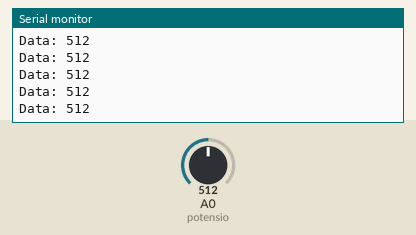
Simulated run of this sketch. Board: Arduino Uno, built with avr-gcc and run on an emulated ATmega328P. Parts: the last lines printed to the serial monitor. Inputs (shaded band) come from the test bench; at power-on: A0 (potensio) = 512.

Above: at 1.2 s.
1.3 s: A0 (potensio) set to 716
At 1.31 s:
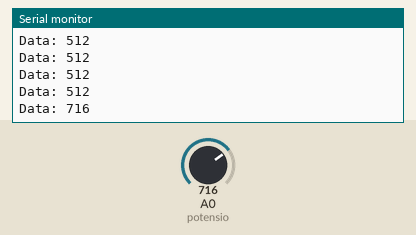
2.8 s: A0 (potensio) set to 900
At 2.81 s:
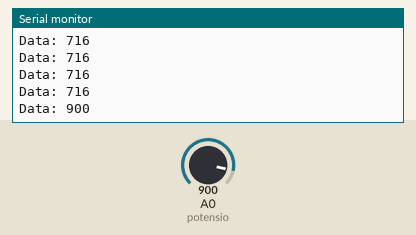
Timing chart, 0 to 5.8 s (numbered marks = the images above; inputs shaded):
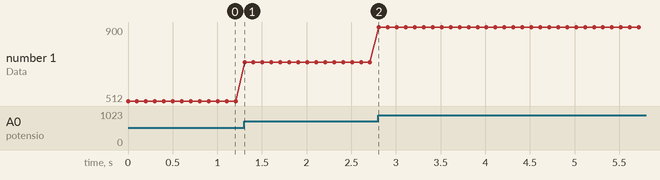

Measured:
- after the input at 1.3 s, the serial monitor: prints a new line at once (image 1)
- after the input at 2.8 s, the serial monitor: prints a new line at once (image 2)
- plotted number 1: 512 → 716 after the input at 1.3 s, 716 → 900 after the input at 2.8 s

The sketch:

Analog_Read_Potensiometer.ino
```cpp
int potensio = A0;
int resistansi = 0;


void setup() {
  Serial.begin(9600);
}

void loop() {

  resistansi = analogRead(potensio);

  Serial.print("Data: ");
  Serial.println(resistansi);
  delay(100);
}
```
